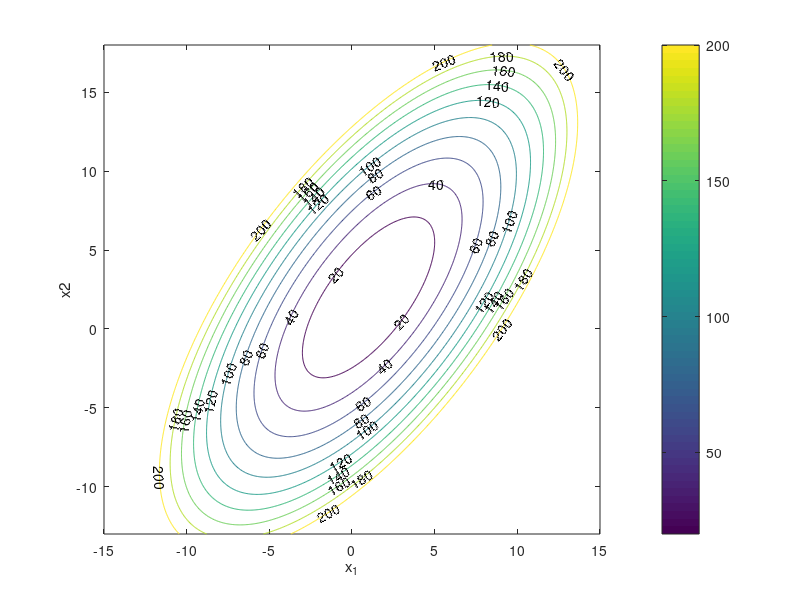

Source code (MATLAB): (Note: this script raises an error after producing the figure.)
close all
mu = [1 2];
Sigma = [0.8 0.7;0.7 1.3];
% Precalcolo l'inversa
SigmaInv = inv(Sigma);

seqx = -15:.05:15;
seqy = -13:.05:18;
lx=length(seqx);
ly=length(seqy);
% Si inizializza la matrice Q che conterrà
% il valore della funzione in corrispondenza di ogni
% combinazione di x1 e x2
Q=zeros(lx,ly);
for i=1:lx
    for j=1:ly
        x=[seqx(i) seqy(j)]-mu;
        Q(i,j)=x*SigmaInv*x';
    end
end
contour(seqx,seqy,Q',0:20:200,'ShowText','on')
xlabel('x_1')
ylabel('x2')
% Aggiunta della barra di colore
colorbar


%%
[X,Y]=meshgrid(seqx,seqy);
% print -depsc figs\curveliv.eps;

% Si calcola la densità per ogni punto della griglia
xtilde = [X(:)-mu(1) Y(:)-mu(2)];
pdfVector =diag(xtilde*(Sigma\(xtilde')));
pdf = reshape(pdfVector,size(X));
